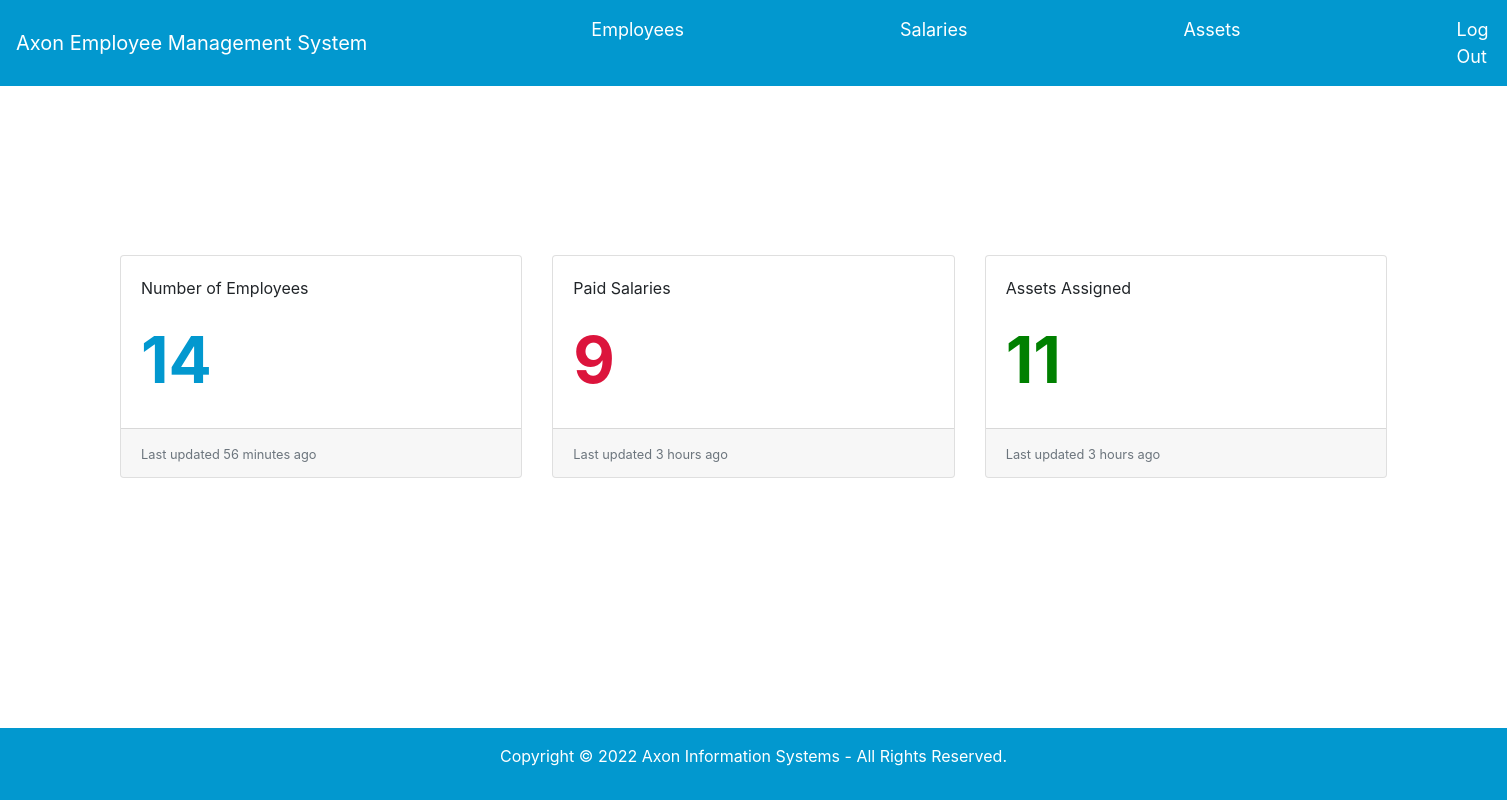
/Home Page.php (signed in), run on the app's committed database.
### tables this page shows
CREATE TABLE `employee` (
  `insert_time` datetime DEFAULT NULL,
  `employee_Id` int(11) NOT NULL,
  `first_name` varchar(10) NOT NULL,
  `last_name` varchar(20) NOT NULL,
  `date_of_birth` date NOT NULL,
  `salary` decimal(10,0) NOT NULL,
  `payment_status` enum('Not paid','Paid') NOT NULL,
  `payment_status_update_time` datetime DEFAULT NULL,
  `role_Id` varchar(10) DEFAULT NULL,
  `asset_Id` int(11) DEFAULT NULL,
  `asset_update_time` datetime DEFAULT NULL,
  `department_Id` int(11) DEFAULT NULL
);

### last_updated.php (called while the page is built)
<?php
include "config.php";
include "time_difference.php";
$employee_table_update = "SELECT insert_time FROM Employee ORDER BY insert_time DESC LIMIT 1";
$salary_table_update = "SELECT payment_status_update_time FROM Employee ORDER BY payment_status_update_time DESC LIMIT 1";
$asset_table_update = "SELECT asset_update_time FROM Employee ORDER BY asset_update_time DESC LIMIT 1";
$employee_display = determineTimeDisplay($employee_table_update);
$salary_display = determineTimeDisplay($salary_table_update);
$asset_display = determineTimeDisplay($asset_table_update);
?>

### time_difference.php (called while the page is built, shortened)
<?php
function timeDifference($current_time, string $query) {
    include "config.php";
    $time_var = '';
    $query_result = mysqli_query($conn, $query);
    $row = mysqli_fetch_assoc($query_result);
    if(strpos($query, "insert_time"))  {
        $time_var = 'insert_time';
    }
    elseif (strpos($query, "payment_status_update_time")) {
        $time_var = 'payment_status_update_time';
    }
    else {
        $time_var = 'asset_update_time';
    }
    $time = new DateTime($row[$time_var], new DateTimeZone("UTC"));
    $time_difference = $current_time->diff($time);
    $seconds = (int) $time_difference->format('%S');
    $minutes = (int) $time_difference->format('%I');
    $hours = (int) $time_difference->format('%H');
    $days = (int) $time_difference->format('%D');
    $weeks = (int) floor($days / 7);
    $months = (int) $time_difference->format('%M');
    $years = (int) $time_difference->format('%Y');
    return [$seconds, $minutes, $hours, $days, $weeks, $months, $years];
}
function timeToDisplay($seconds, $minutes, $hours, $days, $weeks, $months, $years) {
    $statement = "";
    if ($hours == 0 && $minutes == 0 &&
     $days == 0 && $weeks == 0 && $months == 0 &&
     $years == 0 && $seconds > 0)
    {
        $statement = "Last updated $seconds second ago";
        if($seconds !== 1) {
            $statement = str_replace('second', 'seconds', $statement);
        }
    }
    elseif ($minutes > 0 && $hours == 0 && $days == 0
     && $weeks == 0 && $months == 0 && $years == 0)
    {
        $statement = "Last updated $minutes minute ago";
        if($minutes !== 1) {
            $statement = str_replace('minute', 'minutes', $statement);
        }
    }
    elseif($hours > 0 and $hours < 24 && $days == 0
    && $weeks == 0 && $months == 0 && $years == 0)
    {
        $statement = "Last updated $hours hour ago";
        if($hours !== 1) {
            $statement = str_replace('hour', 'hours', $statement);
        }
    }
    elseif($days > 0 && $days <= 6 && $weeks == 0 && $months == 0 && $years == 0) {
        $statement = "Last updated $days day ago";
        if($days !== 1) {
            $statement = str_replace('day', 'days', $statement);
        }
    }
    return $statement;
}
function determineTimeDisplay(string $query) {
    $current_time = new DateTime("now", new DateTimeZone("UTC"));
    $seconds = timeDifference($current_time, $query)[0];
    $minutes = timeDifference($current_time, $query)[1];
    $hours = timeDifference($current_time, $query)[2];
    $days = timeDifference($current_time, $query)[3];
    $weeks = timeDifference($current_time, $query)[4];
    $months = timeDifference($current_time, $query)[5];
    $years = timeDifference($current_time, $query)[6];
return timeToDisplay($seconds, $minutes, $hours, $days, $weeks, $months, $years);
}
?>

### Home Page.php (the view, shortened to what this page needs)
<?php
    include "last_updated.php";
?>
<!DOCTYPE html>
<html lang="en">
<head>
    <link rel="stylesheet" href="https://cdn.jsdelivr.net/npm/bootstrap@4.4.1/dist/css/bootstrap.min.css">
</head>
<header>
    <nav class="navbar navbar-expand-lg navbar-light" style="background-color: #0298cf;">
        <a class="navbar-brand" href="./Home Page.php" style="color: white;">Axon Employee Management System</a>
        <div class="collapse navbar-collapse" id="navbarNavAltMarkup">
          <div class="navbar-nav">
            <a class="nav-item nav-link active" href="Employee Page.php" style="color: white;">Employees <span class="sr-only">(current)</span></a>
            <a class="nav-item nav-link" href="Salary Page.php" style="color: white;">Salaries</a>
            <a class="nav-item nav-link" href="Asset Page.php" style="color: white;">Assets</a>
            <a class="nav-item nav-link" href="logout.php" style="color: white;">
              Log Out
            </a>
          </div>
        </div>
      </nav>
    </header>
<body>
    <?php
     $employee_sql = "SELECT * FROM Employee";
     if($result = mysqli_query($conn, $employee_sql)) { $number_of_employees = mysqli_num_rows($result); }
    $salary_sql = "SELECT * FROM Employee WHERE payment_status ='Paid'";
    if($result = mysqli_query($conn, $salary_sql)) { $number_of_paid_employees = mysqli_num_rows($result); }
    $assets_sql = "SELECT * FROM Employee, Assets WHERE Employee.asset_Id = Assets.asset_Id";
    if($result = mysqli_query($conn, $assets_sql)) { $asset_number = mysqli_num_rows($result); }
  ?>
    <div class="card-deck">
      <div class="card">
        <div class="card-body">
          <p class="card-title">Number of Employees</p>
          <p class="card-text number" style="color:#0298cf">
            <?php echo $number_of_employees?>
          </p>
        </div>
        <div class="card-footer">
          <small class="text-muted"><?php echo $employee_display;?></small>
        </div>
      </div>
      <div class="card">
        <div class="card-body">
          <p class="card-title">Paid Salaries</p>
          <p class="card-text number" style="color:crimson">
            <?php echo $number_of_paid_employees ?>
          </p>
        </div>
        <div class="card-footer">
          <small class="text-muted"><?php echo $salary_display; ?></small>
        </div>
      </div>
      <div class="card">
        <div class="card-body">
          <p class="card-title">Assets Assigned</p>
          <p class="card-text number" style="color:green;">
            <?php echo $asset_number ?>
          </p>
        </div>
        <div class="card-footer">
          <small class="text-muted"><?php echo $asset_display;?></small>
        </div>
      </div>
  </div>
    <footer class="page-footer font-small blue fixed-bottom" style="background-color: #0298cf">
        <div class="footer-copyright text-center py-3">
        <p style="color: white;">Copyright © 2022 Axon Information Systems - All Rights Reserved.</p>
        </div>
    </footer>
</body>
</html>

### Home Page.php (style rules this page uses)
.nav-item { margin-left: 200px; padding-left:50%; font-size: 18px; }
.card { margin-top: 13%; display: flex; }
.card-deck { padding-left: 120px; padding-right: 120px; }
.number { font-size: 400%; font-weight: bolder; }

### data on the page
employee: insert_time "Last updated 56 minutes ago"
employee: payment_status_update_time "Last updated 3 hours ago", asset_update_time "Last updated 3 hours ago"

### other printed values
$number_of_employees "14"
$number_of_paid_employees "9"
$asset_number "11"
